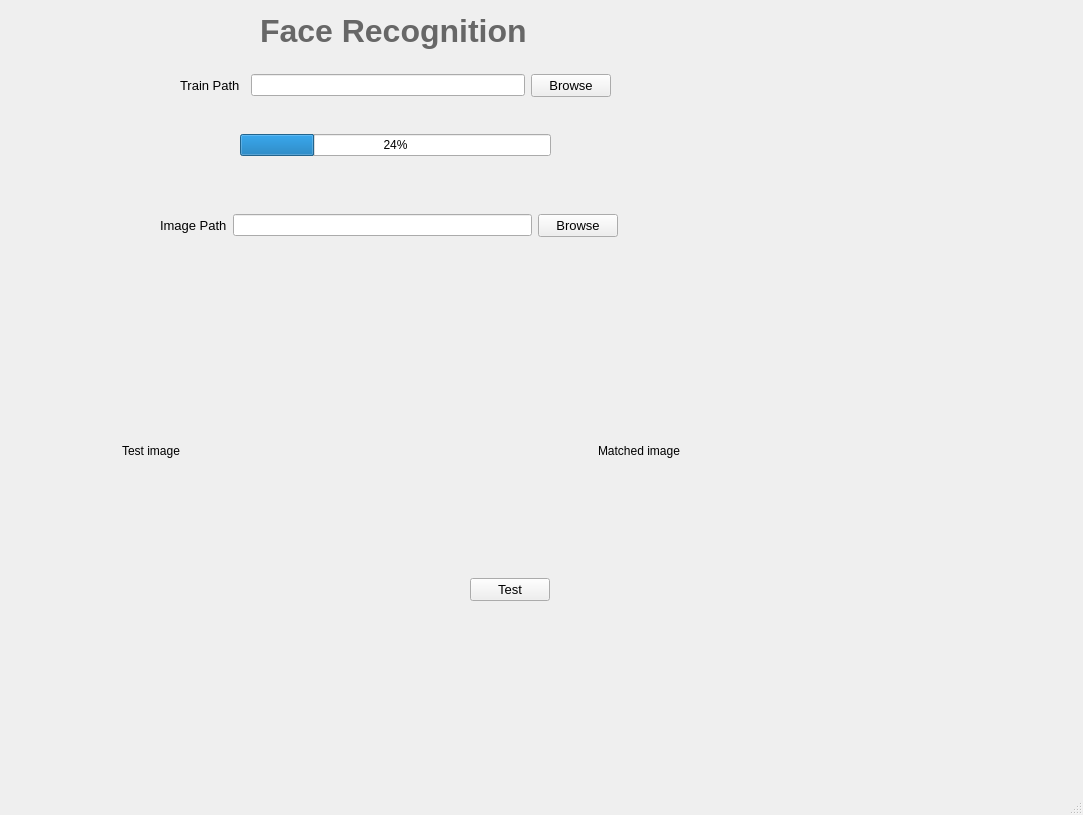
<?xml version="1.0" encoding="UTF-8"?>
<ui version="4.0">
 <class>MainWindow</class>
 <widget class="QMainWindow" name="MainWindow">
  <property name="geometry">
   <rect>
    <x>0</x>
    <y>0</y>
    <width>1083</width>
    <height>815</height>
   </rect>
  </property>
  <property name="windowTitle">
   <string>MainWindow</string>
  </property>
  <widget class="QWidget" name="centralwidget">
   <widget class="QWidget" name="horizontalLayoutWidget">
    <property name="geometry">
     <rect>
      <x>180</x>
      <y>40</y>
      <width>431</width>
      <height>91</height>
     </rect>
    </property>
    <layout class="QHBoxLayout" name="horizontalLayout">
     <item>
      <widget class="QLabel" name="label">
       <property name="sizePolicy">
        <sizepolicy hsizetype="Preferred" vsizetype="Preferred">
         <horstretch>0</horstretch>
         <verstretch>0</verstretch>
        </sizepolicy>
       </property>
       <property name="minimumSize">
        <size>
         <width>65</width>
         <height>20</height>
        </size>
       </property>
       <property name="maximumSize">
        <size>
         <width>520</width>
         <height>520</height>
        </size>
       </property>
       <property name="font">
        <font>
         <pointsize>10</pointsize>
        </font>
       </property>
       <property name="text">
        <string>Train Path</string>
       </property>
      </widget>
     </item>
     <item>
      <widget class="QLineEdit" name="lineEdit">
       <property name="maximumSize">
        <size>
         <width>800</width>
         <height>16777215</height>
        </size>
       </property>
      </widget>
     </item>
     <item>
      <widget class="QPushButton" name="pushButton">
       <property name="font">
        <font>
         <family>MS Shell Dlg 2</family>
         <pointsize>10</pointsize>
        </font>
       </property>
       <property name="text">
        <string>Browse</string>
       </property>
      </widget>
     </item>
    </layout>
   </widget>
   <widget class="QWidget" name="horizontalLayoutWidget_2">
    <property name="geometry">
     <rect>
      <x>160</x>
      <y>170</y>
      <width>458</width>
      <height>111</height>
     </rect>
    </property>
    <layout class="QHBoxLayout" name="horizontalLayout_3">
     <item>
      <widget class="QLabel" name="label_4">
       <property name="sizePolicy">
        <sizepolicy hsizetype="Preferred" vsizetype="Preferred">
         <horstretch>0</horstretch>
         <verstretch>0</verstretch>
        </sizepolicy>
       </property>
       <property name="minimumSize">
        <size>
         <width>65</width>
         <height>20</height>
        </size>
       </property>
       <property name="maximumSize">
        <size>
         <width>520</width>
         <height>520</height>
        </size>
       </property>
       <property name="font">
        <font>
         <pointsize>10</pointsize>
        </font>
       </property>
       <property name="text">
        <string>Image Path</string>
       </property>
      </widget>
     </item>
     <item>
      <widget class="QLineEdit" name="lineEdit_3">
       <property name="maximumSize">
        <size>
         <width>800</width>
         <height>16777215</height>
        </size>
       </property>
      </widget>
     </item>
     <item>
      <widget class="QPushButton" name="pushButton_3">
       <property name="font">
        <font>
         <family>MS Shell Dlg 2</family>
         <pointsize>10</pointsize>
        </font>
       </property>
       <property name="text">
        <string>Browse</string>
       </property>
      </widget>
     </item>
    </layout>
   </widget>
   <widget class="QWidget" name="layoutWidget">
    <property name="geometry">
     <rect>
      <x>80</x>
      <y>300</y>
      <width>861</width>
      <height>301</height>
     </rect>
    </property>
    <layout class="QHBoxLayout" name="horizontalLayout_2">
     <item>
      <widget class="QLabel" name="label_2">
       <property name="sizePolicy">
        <sizepolicy hsizetype="Preferred" vsizetype="Preferred">
         <horstretch>20</horstretch>
         <verstretch>0</verstretch>
        </sizepolicy>
       </property>
       <property name="minimumSize">
        <size>
         <width>50</width>
         <height>0</height>
        </size>
       </property>
       <property name="maximumSize">
        <size>
         <width>300</width>
         <height>500</height>
        </size>
       </property>
       <property name="text">
        <string>Test image</string>
       </property>
      </widget>
     </item>
     <item>
      <layout class="QVBoxLayout" name="verticalLayout">
       <item>
        <layout class="QHBoxLayout" name="horizontalLayout_5">
         <item>
          <layout class="QVBoxLayout" name="verticalLayout_3">
           <item>
            <widget class="QLabel" name="label_5">
             <property name="maximumSize">
              <size>
               <width>16777215</width>
               <height>50</height>
              </size>
             </property>
             <property name="text">
              <string/>
             </property>
            </widget>
           </item>
           <item>
            <widget class="QLabel" name="label_6">
             <property name="maximumSize">
              <size>
               <width>200</width>
               <height>16777215</height>
              </size>
             </property>
             <property name="text">
              <string/>
             </property>
            </widget>
           </item>
           <item>
            <widget class="QPushButton" name="pushButton_2">
             <property name="sizePolicy">
              <sizepolicy hsizetype="Fixed" vsizetype="Fixed">
               <horstretch>0</horstretch>
               <verstretch>0</verstretch>
              </sizepolicy>
             </property>
             <property name="font">
              <font>
               <family>MS Shell Dlg 2</family>
               <pointsize>10</pointsize>
              </font>
             </property>
             <property name="text">
              <string>Test</string>
             </property>
            </widget>
           </item>
          </layout>
         </item>
        </layout>
       </item>
      </layout>
     </item>
     <item>
      <widget class="QLabel" name="label_3">
       <property name="minimumSize">
        <size>
         <width>50</width>
         <height>0</height>
        </size>
       </property>
       <property name="maximumSize">
        <size>
         <width>300</width>
         <height>500</height>
        </size>
       </property>
       <property name="text">
        <string>Matched image</string>
       </property>
      </widget>
     </item>
    </layout>
   </widget>
   <widget class="QWidget" name="horizontalLayoutWidget_3">
    <property name="geometry">
     <rect>
      <x>240</x>
      <y>130</y>
      <width>311</width>
      <height>31</height>
     </rect>
    </property>
    <layout class="QHBoxLayout" name="horizontalLayout_4">
     <item>
      <widget class="QProgressBar" name="progressBar">
       <property name="value">
        <number>24</number>
       </property>
      </widget>
     </item>
    </layout>
   </widget>
   <widget class="QLabel" name="label_7">
    <property name="geometry">
     <rect>
      <x>60</x>
      <y>180</y>
      <width>65</width>
      <height>89</height>
     </rect>
    </property>
    <property name="sizePolicy">
     <sizepolicy hsizetype="Preferred" vsizetype="Preferred">
      <horstretch>0</horstretch>
      <verstretch>0</verstretch>
     </sizepolicy>
    </property>
    <property name="minimumSize">
     <size>
      <width>65</width>
      <height>20</height>
     </size>
    </property>
    <property name="maximumSize">
     <size>
      <width>520</width>
      <height>520</height>
     </size>
    </property>
    <property name="font">
     <font>
      <pointsize>10</pointsize>
     </font>
    </property>
    <property name="text">
     <string/>
    </property>
   </widget>
   <widget class="QLabel" name="label_8">
    <property name="geometry">
     <rect>
      <x>260</x>
      <y>160</y>
      <width>291</width>
      <height>31</height>
     </rect>
    </property>
    <property name="text">
     <string/>
    </property>
   </widget>
   <widget class="QLabel" name="label_9">
    <property name="geometry">
     <rect>
      <x>260</x>
      <y>10</y>
      <width>291</width>
      <height>41</height>
     </rect>
    </property>
    <property name="font">
     <font>
      <pointsize>24</pointsize>
      <weight>75</weight>
      <bold>true</bold>
     </font>
    </property>
    <property name="styleSheet">
     <string notr="true">color:rgb(103, 103, 103)</string>
    </property>
    <property name="text">
     <string>Face Recognition</string>
    </property>
   </widget>
  </widget>
  <widget class="QMenuBar" name="menubar">
   <property name="geometry">
    <rect>
     <x>0</x>
     <y>0</y>
     <width>1083</width>
     <height>25</height>
    </rect>
   </property>
  </widget>
  <widget class="QStatusBar" name="statusbar"/>
 </widget>
 <resources/>
 <connections/>
</ui>
